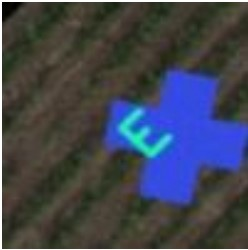
#> input picture python(HSV color detection)/Sample input-1.jpg, 248 x 250 px
$ python 'HSV 4 (Adaptive threshold technique).py'
#> lines starting #> are read from the running program, lines starting #| are printed output that depends on the picture; after the words box and inside, x2 and y2 are one past the last pixel; in counts of white or black regions, pixels touching at a corner belong together
import cv2
import numpy as np

# Read the image in grayscale
img = cv2.imread('Sample input-1.jpg', 0)
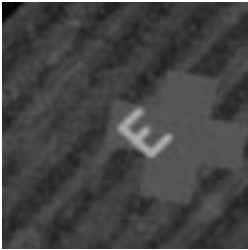
#> img: shape (250, 248); min 0, max 255, mean 68.9

# Global Thresholding
_, th1 = cv2.threshold(img, 127, 255, cv2.THRESH_BINARY)
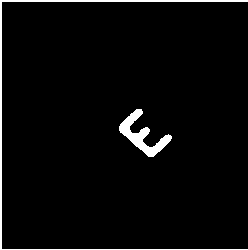
#> th1: shape (250, 248); 3.3% white; 2 white regions, box (x1, y1, x2, y2) and area: (0, 0, 248, 250) 1238, (119, 109, 172, 157) 824

# Adaptive Thresholding
th2 = cv2.adaptiveThreshold(img, 255, cv2.ADAPTIVE_THRESH_MEAN_C, cv2.THRESH_BINARY, 11, 2)
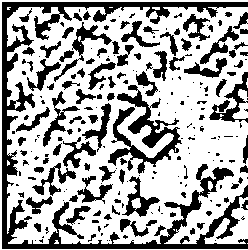
#> th2: shape (250, 248); 65.7% white; 215 black regions (118 under 20 px), largest, box (x1, y1, x2, y2) and area: (2, 2, 248, 249) 8277, (108, 85, 182, 174) 2114, (209, 72, 248, 123) 637

# Display the images
cv2.imshow("Global Thresholding", th1)
cv2.imshow("Adaptive Thresholding", th2)

cv2.waitKey(0)
cv2.destroyAllWindows()

$ run again, with python(HSV color detection)/Sample input-2.jpg copied over python(HSV color detection)/Sample input-1.jpg
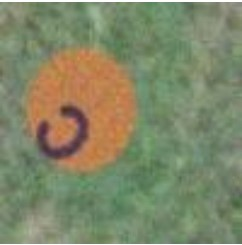
#> input picture python(HSV color detection)/Sample input-2.jpg, 242 x 245 px
#> `_, th1 = cv2.threshold(img, 127, 255, cv2.THRESH_BINARY)`:
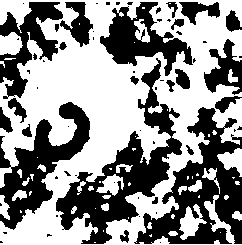
#> th1: shape (245, 242); 56.1% white; 63 black regions (39 under 20 px), largest, box (x1, y1, x2, y2) and area: (56, 58, 182, 244) 6219, (134, 107, 242, 244) 6142, (0, 102, 90, 230) 4237
#> `th2 = cv2.adaptiveThreshold(img, 255, cv2.ADAPTIVE_THRESH_MEAN_C, cv2...`:
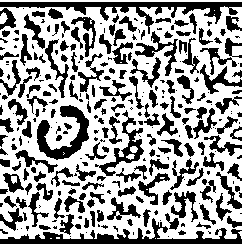
#> th2: shape (245, 242); 62.2% white; 292 black regions (118 under 20 px), largest, box (x1, y1, x2, y2) and area: (0, 2, 242, 34) 1928, (0, 218, 242, 244) 1925, (37, 105, 89, 160) 1144
